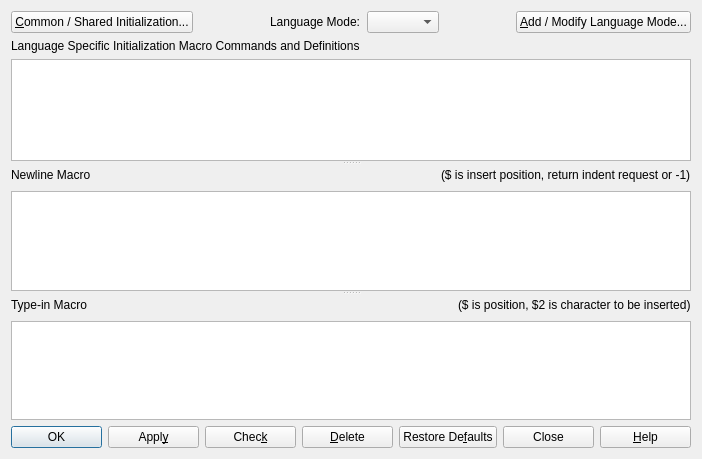
<?xml version="1.0" encoding="UTF-8"?>
<ui version="4.0">
 <class>DialogSmartIndent</class>
 <widget class="QDialog" name="DialogSmartIndent">
  <property name="geometry">
   <rect>
    <x>0</x>
    <y>0</y>
    <width>702</width>
    <height>459</height>
   </rect>
  </property>
  <property name="windowTitle">
   <string>Program Smart Indent Macros</string>
  </property>
  <layout class="QVBoxLayout" name="verticalLayout_4">
   <item>
    <layout class="QHBoxLayout" name="horizontalLayout">
     <item>
      <widget class="QPushButton" name="buttonCommon">
       <property name="text">
        <string>&amp;Common / Shared Initialization...</string>
       </property>
      </widget>
     </item>
     <item>
      <spacer name="horizontalSpacer">
       <property name="orientation">
        <enum>Qt::Horizontal</enum>
       </property>
       <property name="sizeHint" stdset="0">
        <size>
         <width>40</width>
         <height>20</height>
        </size>
       </property>
      </spacer>
     </item>
     <item>
      <widget class="QLabel" name="label">
       <property name="text">
        <string>Language Mode:</string>
       </property>
      </widget>
     </item>
     <item>
      <widget class="QComboBox" name="comboLanguageMode"/>
     </item>
     <item>
      <spacer name="horizontalSpacer_2">
       <property name="orientation">
        <enum>Qt::Horizontal</enum>
       </property>
       <property name="sizeHint" stdset="0">
        <size>
         <width>40</width>
         <height>20</height>
        </size>
       </property>
      </spacer>
     </item>
     <item>
      <widget class="QPushButton" name="buttonLanguageMode">
       <property name="text">
        <string>&amp;Add / Modify Language Mode...</string>
       </property>
      </widget>
     </item>
    </layout>
   </item>
   <item>
    <widget class="QSplitter" name="splitter">
     <property name="orientation">
      <enum>Qt::Vertical</enum>
     </property>
     <widget class="QWidget" name="layoutWidget3">
      <layout class="QVBoxLayout" name="verticalLayout">
       <item>
        <widget class="QLabel" name="label_2">
         <property name="text">
          <string>Language Specific Initialization Macro Commands and Definitions</string>
         </property>
        </widget>
       </item>
       <item>
        <widget class="QPlainTextEdit" name="editInit">
         <property name="font">
          <font>
           <family>Monospace</family>
          </font>
         </property>
        </widget>
       </item>
      </layout>
     </widget>
     <widget class="QWidget" name="layoutWidget1">
      <layout class="QVBoxLayout" name="verticalLayout_2">
       <item>
        <layout class="QHBoxLayout" name="horizontalLayout_3">
         <item>
          <widget class="QLabel" name="label_3">
           <property name="text">
            <string>Newline Macro</string>
           </property>
          </widget>
         </item>
         <item>
          <spacer name="horizontalSpacer_3">
           <property name="orientation">
            <enum>Qt::Horizontal</enum>
           </property>
           <property name="sizeHint" stdset="0">
            <size>
             <width>748</width>
             <height>20</height>
            </size>
           </property>
          </spacer>
         </item>
         <item>
          <widget class="QLabel" name="label_6">
           <property name="text">
            <string>($ is insert position, return indent request or -1)</string>
           </property>
          </widget>
         </item>
        </layout>
       </item>
       <item>
        <widget class="QPlainTextEdit" name="editNewline">
         <property name="font">
          <font>
           <family>Monospace</family>
          </font>
         </property>
        </widget>
       </item>
      </layout>
     </widget>
     <widget class="QWidget" name="layoutWidget2">
      <layout class="QVBoxLayout" name="verticalLayout_3">
       <item>
        <layout class="QHBoxLayout" name="horizontalLayout_2">
         <item>
          <widget class="QLabel" name="label_4">
           <property name="text">
            <string>Type-in Macro</string>
           </property>
          </widget>
         </item>
         <item>
          <spacer name="horizontalSpacer_4">
           <property name="orientation">
            <enum>Qt::Horizontal</enum>
           </property>
           <property name="sizeHint" stdset="0">
            <size>
             <width>748</width>
             <height>20</height>
            </size>
           </property>
          </spacer>
         </item>
         <item>
          <widget class="QLabel" name="label_5">
           <property name="text">
            <string>($ is position, $2 is character to be inserted)</string>
           </property>
          </widget>
         </item>
        </layout>
       </item>
       <item>
        <widget class="QPlainTextEdit" name="editTypeIn">
         <property name="font">
          <font>
           <family>Monospace</family>
          </font>
         </property>
        </widget>
       </item>
      </layout>
     </widget>
    </widget>
   </item>
   <item>
    <layout class="QHBoxLayout" name="horizontalLayout_4">
     <item>
      <widget class="QPushButton" name="buttonOK">
       <property name="text">
        <string>OK</string>
       </property>
       <property name="icon">
        <iconset theme="dialog-ok">
         <normaloff/>
        </iconset>
       </property>
       <property name="default">
        <bool>true</bool>
       </property>
      </widget>
     </item>
     <item>
      <widget class="QPushButton" name="buttonApply">
       <property name="text">
        <string>Appl&amp;y</string>
       </property>
       <property name="icon">
        <iconset theme="dialog-ok-apply">
         <normaloff/>
        </iconset>
       </property>
      </widget>
     </item>
     <item>
      <widget class="QPushButton" name="buttonCheck">
       <property name="text">
        <string>Chec&amp;k</string>
       </property>
      </widget>
     </item>
     <item>
      <widget class="QPushButton" name="buttonDelete">
       <property name="text">
        <string>&amp;Delete</string>
       </property>
       <property name="icon">
        <iconset theme="edit-delete">
         <normaloff/>
        </iconset>
       </property>
      </widget>
     </item>
     <item>
      <widget class="QPushButton" name="buttonRestore">
       <property name="text">
        <string>Restore De&amp;faults</string>
       </property>
       <property name="icon">
        <iconset theme="kt-restore-defaults">
         <normaloff/>
        </iconset>
       </property>
      </widget>
     </item>
     <item>
      <widget class="QPushButton" name="buttonClose">
       <property name="text">
        <string>Close</string>
       </property>
       <property name="icon">
        <iconset theme="dialog-close">
         <normaloff/>
        </iconset>
       </property>
      </widget>
     </item>
     <item>
      <widget class="QPushButton" name="buttonHelp">
       <property name="text">
        <string>&amp;Help</string>
       </property>
       <property name="icon">
        <iconset theme="help-contents">
         <normaloff/>
        </iconset>
       </property>
      </widget>
     </item>
    </layout>
   </item>
  </layout>
 </widget>
 <resources/>
 <connections>
  <connection>
   <sender>buttonClose</sender>
   <signal>clicked()</signal>
   <receiver>DialogSmartIndent</receiver>
   <slot>reject()</slot>
   <hints>
    <hint type="sourcelabel">
     <x>582</x>
     <y>432</y>
    </hint>
    <hint type="destinationlabel">
     <x>564</x>
     <y>411</y>
    </hint>
   </hints>
  </connection>
 </connections>
</ui>
